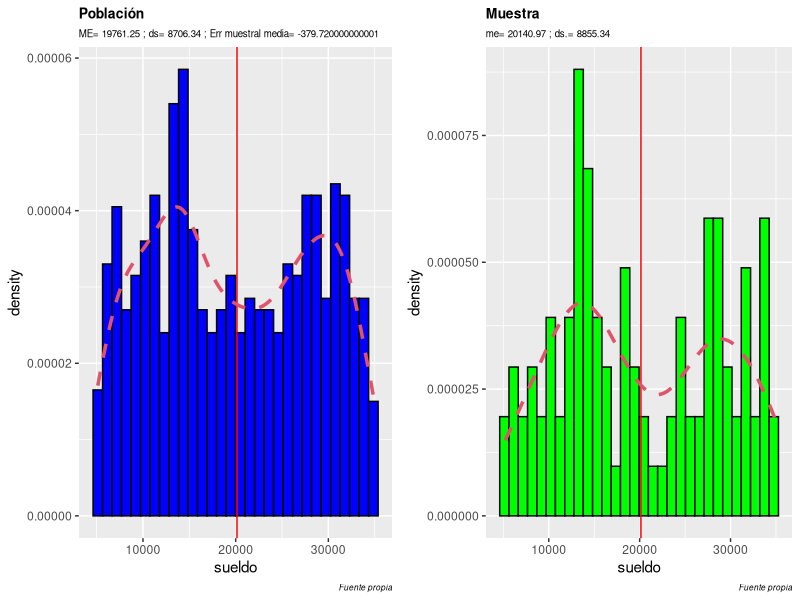
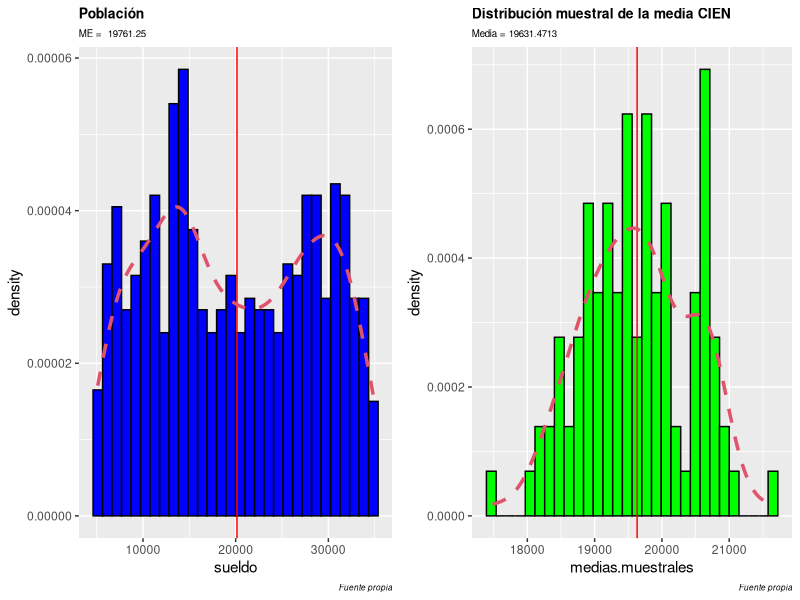
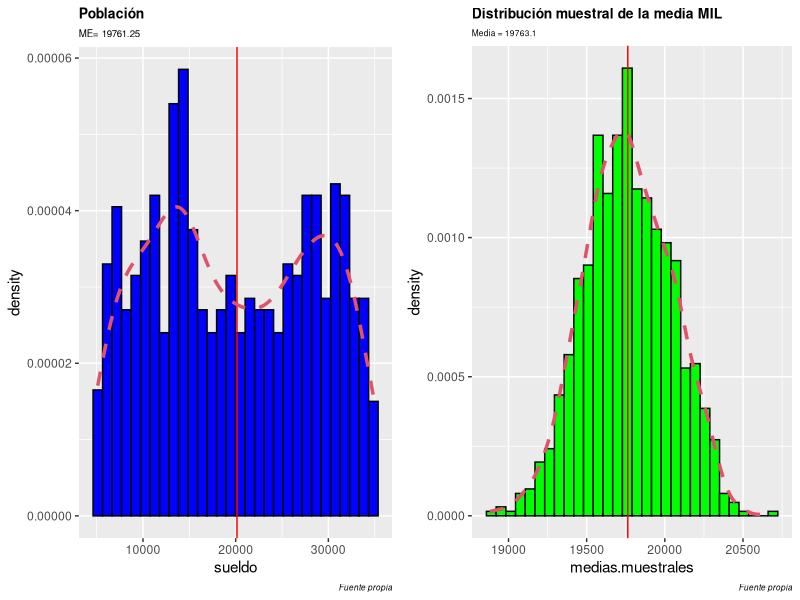
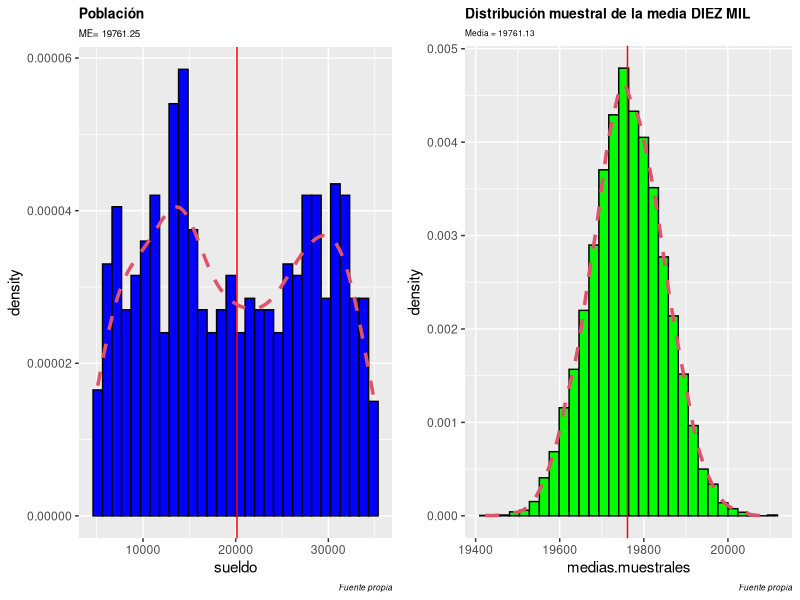

R code for these plots, in order:
## ---- chunk 1
library(cowplot)
library(ggplot2)
library(knitr)
## ---- chunk 2
options(scipen=999)
## ---- chunk 3
set.seed(2022)
## ---- chunk 4
N <- 650 # Cantidad de datos de población
rango <- 5000:35000 # Rango de sueldos
n = 100  # Cantidad de datos de cada muestra
q1 = 100  # Cantidad de muestras m1, m2, m3
q2 = 1000  # Cantidad de muestras m1, m2, m3
## ---- chunk 5
poblacion <- data.frame(x = 1:N, sueldo=sample(x = rango, size =  N, replace = TRUE))
## ---- chunk 6
head(poblacion$sueldo, 30)
## ---- chunk 7
tail(poblacion$sueldo, 30)
## ---- chunk 8
summary(poblacion$sueldo)
## ---- chunk 9
media.p <- round(mean(poblacion$sueldo),2)
desv.p <- round(sd(poblacion$sueldo),2)
media.p; desv.p
## ---- chunk 10
xs <- sample(x = 1:N, size =  n, replace = FALSE)
muestra <- poblacion[xs,]
## ---- chunk 11
summary(muestra$sueldo)
## ---- chunk 12
media.m <- round(mean(muestra$sueldo),2)
desv.m <- round(sd(muestra$sueldo),2)
media.m; desv.m
## ---- chunk 13
paste("Media aritméica poblacional", media.p, ";", "media muestral", media.m)
paste("Desviación estándar poblacional", desv.p, ";","desviación muestral", desv.m)
## ---- chunk 14
dif.media <- media.p - media.m
paste("El error muestral con respecto a la media aritmética es de: ", round(dif.media, 2))
## ---- chunk 15
# Histograma con densidad
g1 <- ggplot(poblacion, aes(x = sueldo)) + 
  geom_histogram(aes(y = ..density..),
                 colour = 1, fill = "blue") +
  labs(title = "Población",
      subtitle = paste("ME=", media.p, "; ds=", desv.p,  "; Err muestral media=",dif.media),
              caption = "Fuente propia") +  
  
  geom_vline(xintercept = media.m, col='red') +
  geom_density(lwd = 1.2,
               linetype = 2,
               colour = 2)
g1 <- g1 + theme(
  plot.title = element_text(color = "black", size = 10, face = "bold"),
  plot.subtitle = element_text(color = "black",size=7),
  plot.caption = element_text(color = "black", face = "italic", size=6)
)
g2 <- ggplot(muestra, aes(x = sueldo)) + 
  geom_histogram(aes(y = ..density..),
                 colour = 1, fill = "green") +
    geom_vline(xintercept = media.m, col='red') +
  labs(title = "Muestra",
      subtitle = paste("me=", media.m, "; ds.=", desv.m),
              caption = "Fuente propia") +
  geom_density(lwd = 1.2,
               linetype = 2,
               colour = 2)
g2 <- g2 + theme(
  plot.title = element_text(color = "black", size = 10, face = "bold"),
  plot.subtitle = element_text(color = "black",size=7),
  plot.caption = element_text(color = "black", face = "italic", size=6)
)
plot_grid(g1, g2, nrow = 1, ncol = 2)
## ---- chunk 16
muestras = as.list(NULL)
m.muestras = NULL
for (i in 1:q1) {
    muestras[[i]] <- sample(x = poblacion$sueldo, size = q1, replace = FALSE)
    
  m.muestras[i] <- mean(muestras[[i]])
}
## ---- chunk 17
sueldos <- data.frame(muestras)
sueldos <- t(sueldos)
colnames(sueldos) <- paste0("sueldo",1:q1)
rownames(sueldos) <- paste0("M",1:q1)
tabla <- data.frame(sueldos[,1:3], "..."="...", sueldos[,(q1-2):q1], medias.muestrales = m.muestras)
kable(tabla, caption = "Tabla de medias aritméticas de cien muestras de cien sueldos cada una")
## ---- chunk 18
media.todas.muestras <- round(mean(tabla$medias.muestrales),4)
paste("La media de todas las muestras es de: ", media.todas.muestras)
## ---- chunk 19
# Histograma con densidad
g1 <- ggplot(poblacion, aes(x = sueldo)) + 
  geom_histogram(aes(y = ..density..),
                 colour = 1, fill = "blue") +
  labs(title = "Población",
      subtitle = paste("ME = ", media.p),
              caption = "Fuente propia") +  
  
  geom_vline(xintercept = media.m, col='red') +
  geom_density(lwd = 1.2,
               linetype = 2,
               colour = 2)
g1 <- g1 + theme(
  plot.title = element_text(color = "black", size = 10, face = "bold"),
  plot.subtitle = element_text(color = "black",size=7),
  plot.caption = element_text(color = "black", face = "italic", size=6)
)
g2 <- ggplot(tabla, aes(x = medias.muestrales)) + 
  geom_histogram(aes(y = ..density..),
                 colour = 1, fill = "green") +
    geom_vline(xintercept = media.todas.muestras, col='red') +
  labs(title = "Distribución muestral de la media CIEN",
      subtitle = paste("Media =", media.todas.muestras),
              caption = "Fuente propia") +
  geom_density(lwd = 1.2,
               linetype = 2,
               colour = 2)
g2 <- g2 + theme(
  plot.title = element_text(color = "black", size = 10, face = "bold"),
  plot.subtitle = element_text(color = "black",size=7),
  plot.caption = element_text(color = "black", face = "italic", size=6)
)
plot_grid(g1, g2, nrow = 1, ncol = 2)
## ---- chunk 20
sd(poblacion$sueldo)
sd(tabla$medias.muestrales)
## ---- chunk 21
muestras = as.list(NULL)
m.muestras = NULL
for (i in 1:q2) {
    muestras[[i]] <- sample(x = poblacion$sueldo, size = q2, replace = TRUE)
    
  m.muestras[i] <- mean(muestras[[i]])
}
## ---- chunk 22
sueldos <- data.frame(muestras)
sueldos <- t(sueldos)
colnames(sueldos) <- paste0("sueldo",1:q2)
rownames(sueldos) <- paste0("M",1:q2)
tabla <- data.frame(sueldos[,1:3], "..."="...", sueldos[,(q2-2):q2], medias.muestrales = m.muestras)
## ---- chunk 23
kable(head(tabla,50), caption = paste("Tabla de medias aritméticas de ",q2," muestras de cien sueldos cada una"))
## ---- chunk 24
kable(tail(tabla,50), caption = paste("Tabla de medias aritméticas de ",q2," muestras de cien sueldos cada una"))
## ---- chunk 25
media.todas.muestras <- round(mean(tabla$medias.muestrales),2)
paste("La media de todas las ", q2, " muestras "," es de: ", media.todas.muestras)
## ---- chunk 26
# Histograma con densidad
g1 <- ggplot(poblacion, aes(x = sueldo)) + 
  geom_histogram(aes(y = ..density..),
                 colour = 1, fill = "blue") +
  labs(title = "Población",
      subtitle = paste("ME=", media.p),
              caption = "Fuente propia") +  
  
  geom_vline(xintercept = media.m, col='red') +
  geom_density(lwd = 1.2,
               linetype = 2,
               colour = 2)
g1 <- g1 + theme(
  plot.title = element_text(color = "black", size = 10, face = "bold"),
  plot.subtitle = element_text(color = "black",size=7),
  plot.caption = element_text(color = "black", face = "italic", size=6)
)
g2 <- ggplot(tabla, aes(x = medias.muestrales)) + 
  geom_histogram(aes(y = ..density..),
                 colour = 1, fill = "green") +
    geom_vline(xintercept = media.todas.muestras, col='red') +
  labs(title = "Distribución muestral de la media MIL",
      subtitle = paste("Media =", media.todas.muestras),
              caption = "Fuente propia") +
  geom_density(lwd = 1.2,
               linetype = 2,
               colour = 2)
g2 <- g2 + theme(
  plot.title = element_text(color = "black", size = 10, face = "bold"),
  plot.subtitle = element_text(color = "black",size=6),
  plot.caption = element_text(color = "black", face = "italic", size=6)
)
plot_grid(g1, g2, nrow = 1, ncol = 2)
## ---- chunk 27
q3 = 10000
muestras = as.list(NULL)
m.muestras = NULL
for (i in 1:q3) {
    muestras[[i]] <- sample(x = poblacion$sueldo, size = q3, replace = TRUE)
    
  m.muestras[i] <- mean(muestras[[i]])
}
## ---- chunk 28
sueldos <- data.frame(muestras)
sueldos <- t(sueldos)
colnames(sueldos) <- paste0("sueldo",1:q3)
rownames(sueldos) <- paste0("M",1:q3)
tabla <- data.frame(sueldos[,1:3], "..."="...", sueldos[,(q3-2):q3], medias.muestrales = m.muestras)
## ---- chunk 29
media.todas.muestras <- round(mean(m.muestras),2)
paste("La media de todas las ", q3, " muestras "," es de: ", media.todas.muestras)
## ---- chunk 30
# Histograma con densidad
g1 <- ggplot(poblacion, aes(x = sueldo)) + 
  geom_histogram(aes(y = ..density..),
                 colour = 1, fill = "blue") +
  labs(title = "Población",
      subtitle = paste("ME=", media.p),
              caption = "Fuente propia") +  
  
  geom_vline(xintercept = media.m, col='red') +
  geom_density(lwd = 1.2,
               linetype = 2,
               colour = 2)
g1 <- g1 + theme(
  plot.title = element_text(color = "black", size = 10, face = "bold"),
  plot.subtitle = element_text(color = "black",size=7),
  plot.caption = element_text(color = "black", face = "italic", size=6)
)
g2 <- ggplot(tabla, aes(x = medias.muestrales)) + 
  geom_histogram(aes(y = ..density..),
                 colour = 1, fill = "green") +
    geom_vline(xintercept = media.todas.muestras, col='red') +
  labs(title = "Distribución muestral de la media DIEZ MIL",
      subtitle = paste("Media =", media.todas.muestras),
              caption = "Fuente propia") +
  geom_density(lwd = 1.2,
               linetype = 2,
               colour = 2)
g2 <- g2 + theme(
  plot.title = element_text(color = "black", size = 10, face = "bold"),
  plot.subtitle = element_text(color = "black",size=6),
  plot.caption = element_text(color = "black", face = "italic", size=6)
)
plot_grid(g1, g2, nrow = 1, ncol = 2)
